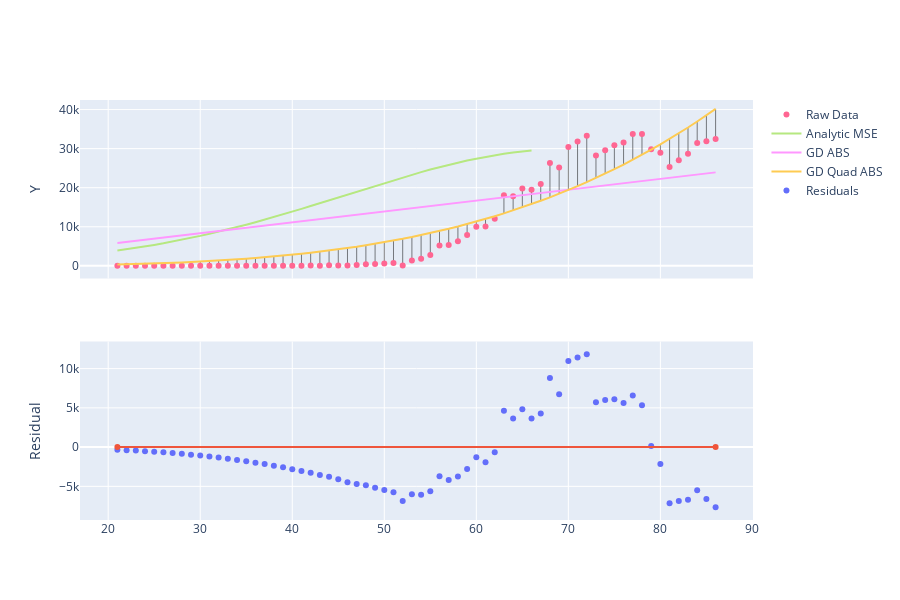

The code cell stored with this chart in its notebook:
### Code cell
y_hat = p12_model(tx).detach().numpy().flatten()

gd_quad_abs_line = go.Scatter(x=x, y=y_hat, name="GD Quad ABS")
fig = make_subplots(rows=2, cols=1, shared_xaxes=True)
for t in residual_lines(x,y,y_hat) + [raw_data_plot, analytic_mse_line, gd_abs_line, gd_quad_abs_line]:
    fig.add_trace(t, row=1,col=1)
fig.add_trace(go.Scatter(x=x, y = y - y_hat , mode='markers', name='Residuals'), row=2, col=1)
fig.add_trace(go.Scatter(x=[x.min(), x.max()], y = [0,0], showlegend=False), row=2, col=1)
fig.update_yaxes(title_text="Y", row=1, col=1)
fig.update_yaxes(title_text="Residual", row=2, col=1)
fig.update_layout(height=600)

### Figure 1 — Plotly figure (JSON) as saved in the notebook; plotly's stock layout.template omitted (floating-point values rounded to 4 significant figures)
{"data": [{"line": {"color": "black", "width": 0.5}, "mode": "lines", "showlegend": false, "type": "scatter", "x": [21, 21], "xaxis": "x", "y": [1, 331.4], "yaxis": "y"}, {"line": {"color": "black", "width": 0.5}, "mode": "lines", "showlegend": false, "type": "scatter", "x": [22, 22], "xaxis": "x", "y": [0, 386.1], "yaxis": "y"}, {"line": {"color": "black", "width": 0.5}, "mode": "lines", "showlegend": false, "type": "scatter", "x": [23, 23], "xaxis": "x", "y": [0, 446.9], "yaxis": "y"}, {"line": {"color": "black", "width": 0.5}, "mode": "lines", "showlegend": false, "type": "scatter", "x": [24, 24], "xaxis": "x", "y": [0, 514.2], "yaxis": "y"}, {"line": {"color": "black", "width": 0.5}, "mode": "lines", "showlegend": false, "type": "scatter", "x": [25, 25], "xaxis": "x", "y": [0, 588.3], "yaxis": "y"}, {"line": {"color": "black", "width": 0.5}, "mode": "lines", "showlegend": false, "type": "scatter", "x": [26, 26], "xaxis": "x", "y": [0, 669.7], "yaxis": "y"}, {"line": {"color": "black", "width": 0.5}, "mode": "lines", "showlegend": false, "type": "scatter", "x": [27, 27], "xaxis": "x", "y": [0, 758.8], "yaxis": "y"}, {"line": {"color": "black", "width": 0.5}, "mode": "lines", "showlegend": false, "type": "scatter", "x": [28, 28], "xaxis": "x", "y": [0, 856.1], "yaxis": "y"}, {"line": {"color": "black", "width": 0.5}, "mode": "lines", "showlegend": false, "type": "scatter", "x": [29, 29], "xaxis": "x", "y": [2, 961.9], "yaxis": "y"}, {"line": {"color": "black", "width": 0.5}, "mode": "lines", "showlegend": false, "type": "scatter", "x": [30, 30], "xaxis": "x", "y": [0, 1077.0], "yaxis": "y"}, {"line": {"color": "black", "width": 0.5}, "mode": "lines", "showlegend": false, "type": "scatter", "x": [31, 31], "xaxis": "x", "y": [0, 1201.0], "yaxis": "y"}, {"line": {"color": "black", "width": 0.5}, "mode": "lines", "showlegend": false, "type": "scatter", "x": [32, 32], "xaxis": "x", "y": [0, 1335.0], "yaxis": "y"}, {"line": {"color": "black", "width": 0.5}, "mode": "lines", "showlegend": false, "type": "scatter", "x": [33, 33], "xaxis": "x", "y": [0, 1480.0], "yaxis": "y"}, {"line": {"color": "black", "width": 0.5}, "mode": "lines", "showlegend": false, "type": "scatter", "x": [34, 34], "xaxis": "x", "y": [0, 1635.0], "yaxis": "y"}, {"line": {"color": "black", "width": 0.5}, "mode": "lines", "showlegend": false, "type": "scatter", "x": [35, 35], "xaxis": "x", "y": [1, 1802.0], "yaxis": "y"}, {"line": {"color": "black", "width": 0.5}, "mode": "lines", "showlegend": false, "type": "scatter", "x": [36, 36], "xaxis": "x", "y": [0, 1981.0], "yaxis": "y"}, {"line": {"color": "black", "width": 0.5}, "mode": "lines", "showlegend": false, "type": "scatter", "x": [37, 37], "xaxis": "x", "y": [8, 2172.0], "yaxis": "y"}, {"line": {"color": "black", "width": 0.5}, "mode": "lines", "showlegend": false, "type": "scatter", "x": [38, 38], "xaxis": "x", "y": [6, 2377.0], "yaxis": "y"}, {"line": {"color": "black", "width": 0.5}, "mode": "lines", "showlegend": false, "type": "scatter", "x": [39, 39], "xaxis": "x", "y": [23, 2594.0], "yaxis": "y"}, {"line": {"color": "black", "width": 0.5}, "mode": "lines", "showlegend": false, "type": "scatter", "x": [40, 40], "xaxis": "x", "y": [20, 2826.0], "yaxis": "y"}, {"line": {"color": "black", "width": 0.5}, "mode": "lines", "showlegend": false, "type": "scatter", "x": [41, 41], "xaxis": "x", "y": [31, 3072.0], "yaxis": "y"}, {"line": {"color": "black", "width": 0.5}, "mode": "lines", "showlegend": false, "type": "scatter", "x": [42, 42], "xaxis": "x", "y": [68, 3334.0], "yaxis": "y"}, {"line": {"color": "black", "width": 0.5}, "mode": "lines", "showlegend": false, "type": "scatter", "x": [43, 43], "xaxis": "x", "y": [45, 3611.0], "yaxis": "y"}, {"line": {"color": "black", "width": 0.5}, "mode": "lines", "showlegend": false, "type": "scatter", "x": [44, 44], "xaxis": "x", "y": [119, 3905.0], "yaxis": "y"}, {"line": {"color": "black", "width": 0.5}, "mode": "lines", "showlegend": false, "type": "scatter", "x": [45, 45], "xaxis": "x", "y": [114, 4215.0], "yaxis": "y"}, {"line": {"color": "black", "width": 0.5}, "mode": "lines", "showlegend": false, "type": "scatter", "x": [46, 46], "xaxis": "x", "y": [64, 4543.0], "yaxis": "y"}, {"line": {"color": "black", "width": 0.5}, "mode": "lines", "showlegend": false, "type": "scatter", "x": [47, 47], "xaxis": "x", "y": [194, 4889.0], "yaxis": "y"}, {"line": {"color": "black", "width": 0.5}, "mode": "lines", "showlegend": false, "type": "scatter", "x": [48, 48], "xaxis": "x", "y": [397, 5254.0], "yaxis": "y"}, {"line": {"color": "black", "width": 0.5}, "mode": "lines", "showlegend": false, "type": "scatter", "x": [49, 49], "xaxis": "x", "y": [452, 5638.0], "yaxis": "y"}, {"line": {"color": "black", "width": 0.5}, "mode": "lines", "showlegend": false, "type": "scatter", "x": [50, 50], "xaxis": "x", "y": [590, 6042.0], "yaxis": "y"}, {"line": {"color": "black", "width": 0.5}, "mode": "lines", "showlegend": false, "type": "scatter", "x": [51, 51], "xaxis": "x", "y": [710, 6467.0], "yaxis": "y"}, {"line": {"color": "black", "width": 0.5}, "mode": "lines", "showlegend": false, "type": "scatter", "x": [52, 52], "xaxis": "x", "y": [61, 6913.0], "yaxis": "y"}, {"line": {"color": "black", "width": 0.5}, "mode": "lines", "showlegend": false, "type": "scatter", "x": [53, 53], "xaxis": "x", "y": [1389, 7381.0], "yaxis": "y"}, {"line": {"color": "black", "width": 0.5}, "mode": "lines", "showlegend": false, "type": "scatter", "x": [54, 54], "xaxis": "x", "y": [1789, 7872.0], "yaxis": "y"}, {"line": {"color": "black", "width": 0.5}, "mode": "lines", "showlegend": false, "type": "scatter", "x": [55, 55], "xaxis": "x", "y": [2777, 8387.0], "yaxis": "y"}, {"line": {"color": "black", "width": 0.5}, "mode": "lines", "showlegend": false, "type": "scatter", "x": [56, 56], "xaxis": "x", "y": [5221, 8925.0], "yaxis": "y"}, {"line": {"color": "black", "width": 0.5}, "mode": "lines", "showlegend": false, "type": "scatter", "x": [57, 57], "xaxis": "x", "y": [5309, 9488.0], "yaxis": "y"}, {"line": {"color": "black", "width": 0.5}, "mode": "lines", "showlegend": false, "type": "scatter", "x": [58, 58], "xaxis": "x", "y": [6322, 10080.0], "yaxis": "y"}, {"line": {"color": "black", "width": 0.5}, "mode": "lines", "showlegend": false, "type": "scatter", "x": [59, 59], "xaxis": "x", "y": [7909, 10690.0], "yaxis": "y"}, {"line": {"color": "black", "width": 0.5}, "mode": "lines", "showlegend": false, "type": "scatter", "x": [60, 60], "xaxis": "x", "y": [10029, 11330.0], "yaxis": "y"}, {"line": {"color": "black", "width": 0.5}, "mode": "lines", "showlegend": false, "type": "scatter", "x": [61, 61], "xaxis": "x", "y": [10073, 12000.0], "yaxis": "y"}, {"line": {"color": "black", "width": 0.5}, "mode": "lines", "showlegend": false, "type": "scatter", "x": [62, 62], "xaxis": "x", "y": [12042, 12700.0], "yaxis": "y"}, {"line": {"color": "black", "width": 0.5}, "mode": "lines", "showlegend": false, "type": "scatter", "x": [63, 63], "xaxis": "x", "y": [18058, 13430.0], "yaxis": "y"}, {"line": {"color": "black", "width": 0.5}, "mode": "lines", "showlegend": false, "type": "scatter", "x": [64, 64], "xaxis": "x", "y": [17821, 14190.0], "yaxis": "y"}, {"line": {"color": "black", "width": 0.5}, "mode": "lines", "showlegend": false, "type": "scatter", "x": [65, 65], "xaxis": "x", "y": [19808, 14980.0], "yaxis": "y"}, {"line": {"color": "black", "width": 0.5}, "mode": "lines", "showlegend": false, "type": "scatter", "x": [66, 66], "xaxis": "x", "y": [19444, 15800.0], "yaxis": "y"}, {"line": {"color": "black", "width": 0.5}, "mode": "lines", "showlegend": false, "type": "scatter", "x": [67, 67], "xaxis": "x", "y": [20922, 16650.0], "yaxis": "y"}, {"line": {"color": "black", "width": 0.5}, "mode": "lines", "showlegend": false, "type": "scatter", "x": [68, 68], "xaxis": "x", "y": [26341, 17530.0], "yaxis": "y"}, {"line": {"color": "black", "width": 0.5}, "mode": "lines", "showlegend": false, "type": "scatter", "x": [69, 69], "xaxis": "x", "y": [25200, 18450.0], "yaxis": "y"}, {"line": {"color": "black", "width": 0.5}, "mode": "lines", "showlegend": false, "type": "scatter", "x": [70, 70], "xaxis": "x", "y": [30390, 19410.0], "yaxis": "y"}, {"line": {"color": "black", "width": 0.5}, "mode": "lines", "showlegend": false, "type": "scatter", "x": [71, 71], "xaxis": "x", "y": [31824, 20400.0], "yaxis": "y"}, {"line": {"color": "black", "width": 0.5}, "mode": "lines", "showlegend": false, "type": "scatter", "x": [72, 72], "xaxis": "x", "y": [33267, 21430.0], "yaxis": "y"}, {"line": {"color": "black", "width": 0.5}, "mode": "lines", "showlegend": false, "type": "scatter", "x": [73, 73], "xaxis": "x", "y": [28219, 22490.0], "yaxis": "y"}, {"line": {"color": "black", "width": 0.5}, "mode": "lines", "showlegend": false, "type": "scatter", "x": [74, 74], "xaxis": "x", "y": [29595, 23600.0], "yaxis": "y"}, {"line": {"color": "black", "width": 0.5}, "mode": "lines", "showlegend": false, "type": "scatter", "x": [75, 75], "xaxis": "x", "y": [30838, 24740.0], "yaxis": "y"}, {"line": {"color": "black", "width": 0.5}, "mode": "lines", "showlegend": false, "type": "scatter", "x": [76, 76], "xaxis": "x", "y": [31547, 25920.0], "yaxis": "y"}, {"line": {"color": "black", "width": 0.5}, "mode": "lines", "showlegend": false, "type": "scatter", "x": [77, 77], "xaxis": "x", "y": [33728, 27140.0], "yaxis": "y"}, {"line": {"color": "black", "width": 0.5}, "mode": "lines", "showlegend": false, "type": "scatter", "x": [78, 78], "xaxis": "x", "y": [33755, 28410.0], "yaxis": "y"}, {"line": {"color": "black", "width": 0.5}, "mode": "lines", "showlegend": false, "type": "scatter", "x": [79, 79], "xaxis": "x", "y": [29861, 29720.0], "yaxis": "y"}, {"line": {"color": "black", "width": 0.5}, "mode": "lines", "showlegend": false, "type": "scatter", "x": [80, 80], "xaxis": "x", "y": [28917, 31070.0], "yaxis": "y"}, {"line": {"color": "black", "width": 0.5}, "mode": "lines", "showlegend": false, "type": "scatter", "x": [81, 81], "xaxis": "x", "y": [25306, 32470.0], "yaxis": "y"}, {"line": {"color": "black", "width": 0.5}, "mode": "lines", "showlegend": false, "type": "scatter", "x": [82, 82], "xaxis": "x", "y": [27051, 33910.0], "yaxis": "y"}, {"line": {"color": "black", "width": 0.5}, "mode": "lines", "showlegend": false, "type": "scatter", "x": [83, 83], "xaxis": "x", "y": [28680, 35400.0], "yaxis": "y"}, {"line": {"color": "black", "width": 0.5}, "mode": "lines", "showlegend": false, "type": "scatter", "x": [84, 84], "xaxis": "x", "y": [31451, 36940.0], "yaxis": "y"}, {"line": {"color": "black", "width": 0.5}, "mode": "lines", "showlegend": false, "type": "scatter", "x": [85, 85], "xaxis": "x", "y": [31905, 38530.0], "yaxis": "y"}, {"line": {"color": "black", "width": 0.5}, "mode": "lines", "showlegend": false, "type": "scatter", "x": [86, 86], "xaxis": "x", "y": [32491, 40160.0], "yaxis": "y"}, {"mode": "markers", "name": "Raw Data", "type": "scatter", "x": [21, 22, 23, 24, 25, 26, 27, 28, 29, 30, 31, 32, 33, 34, 35, 36, 37, 38, 39, 40, 41, 42, 43, 44, 45, 46, 47, 48, 49, 50, 51, 52, 53, 54, 55, 56, 57, 58, 59, 60, 61, 62, 63, 64, 65, 66, 67, 68, 69, 70, 71, 72, 73, 74, 75, 76, 77, 78, 79, 80, 81, 82, 83, 84, 85, 86], "xaxis": "x", "y": [1, 0, 0, 0, 0, 0, 0, 0, 2, 0, 0, 0, 0, 0, 1, 0, 8, 6, 23, 20, 31, 68, 45, 119, 114, 64, 194, 397, 452, 590, 710, 61, 1389, 1789, 2777, 5221, 5309, 6322, 7909, 10029, 10073, 12042, 18058, 17821, 19808, 19444, 20922, 26341, 25200, 30390, 31824, 33267, 28219, 29595, 30838, 31547, 33728, 33755, 29861, 28917, 25306, 27051, 28680, 31451, 31905, 32491], "yaxis": "y"}, {"name": "Analytic MSE", "type": "scatter", "x": [21, 22, 23, 24, 25, 26, 27, 28, 29, 30, 31, 32, 33, 34, 35, 36, 37, 38, 39, 40, 41, 42, 43, 44, 45, 46, 47, 48, 49, 50, 51, 52, 53, 54, 55, 56, 57, 58, 59, 60, 61, 62, 63, 64, 65, 66, 67, 68, 69, 70, 71, 72, 73, 74, 75, 76, 77, 78, 79, 80, 81, 82, 83, 84, 85, 86], "xaxis": "x", "y": [3898.0, 4231.0, 4584.0, 4959.0, 5355.0, 5773.0, 6214.0, 6677.0, 7162.0, 7670.0, 8200.0, 8752.0, 9325.0, 9919.0, 10530.0, 11170.0, 11820.0, 12490.0, 13170.0, 13870.0, 14580.0, 15310.0, 16040.0, 16780.0, 17520.0, 18260.0, 19010.0, 19750.0, 20490.0, 21220.0, 21930.0, 22640.0, 23320.0, 23990.0, 24640.0, 25260.0, 25850.0, 26410.0, 26940.0, 27440.0, 27890.0, 28310.0, 28680.0, 29010.0, 29300.0, 29530.0], "yaxis": "y"}, {"name": "GD ABS", "type": "scatter", "x": [21, 22, 23, 24, 25, 26, 27, 28, 29, 30, 31, 32, 33, 34, 35, 36, 37, 38, 39, 40, 41, 42, 43, 44, 45, 46, 47, 48, 49, 50, 51, 52, 53, 54, 55, 56, 57, 58, 59, 60, 61, 62, 63, 64, 65, 66, 67, 68, 69, 70, 71, 72, 73, 74, 75, 76, 77, 78, 79, 80, 81, 82, 83, 84, 85, 86], "xaxis": "x", "y": [5822.0, 6101.0, 6379.0, 6658.0, 6936.0, 7214.0, 7493.0, 7771.0, 8050.0, 8328.0, 8607.0, 8885.0, 9164.0, 9442.0, 9721.0, 9999.0, 10280.0, 10560.0, 10830.0, 11110.0, 11390.0, 11670.0, 11950.0, 12230.0, 12510.0, 12780.0, 13060.0, 13340.0, 13620.0, 13900.0, 14180.0, 14450.0, 14730.0, 15010.0, 15290.0, 15570.0, 15850.0, 16130.0, 16400.0, 16680.0, 16960.0, 17240.0, 17520.0, 17800.0, 18070.0, 18350.0, 18630.0, 18910.0, 19190.0, 19470.0, 19740.0, 20020.0, 20300.0, 20580.0, 20860.0, 21140.0, 21420.0, 21690.0, 21970.0, 22250.0, 22530.0, 22810.0, 23090.0, 23360.0, 23640.0, 23920.0], "yaxis": "y"}, {"name": "GD Quad ABS", "type": "scatter", "x": [21, 22, 23, 24, 25, 26, 27, 28, 29, 30, 31, 32, 33, 34, 35, 36, 37, 38, 39, 40, 41, 42, 43, 44, 45, 46, 47, 48, 49, 50, 51, 52, 53, 54, 55, 56, 57, 58, 59, 60, 61, 62, 63, 64, 65, 66, 67, 68, 69, 70, 71, 72, 73, 74, 75, 76, 77, 78, 79, 80, 81, 82, 83, 84, 85, 86], "xaxis": "x", "y": [331.4, 386.1, 446.9, 514.2, 588.3, 669.7, 758.8, 856.1, 961.9, 1077.0, 1201.0, 1335.0, 1480.0, 1635.0, 1802.0, 1981.0, 2172.0, 2377.0, 2594.0, 2826.0, 3072.0, 3334.0, 3611.0, 3905.0, 4215.0, 4543.0, 4889.0, 5254.0, 5638.0, 6042.0, 6467.0, 6913.0, 7381.0, 7872.0, 8387.0, 8925.0, 9488.0, 10080.0, 10690.0, 11330.0, 12000.0, 12700.0, 13430.0, 14190.0, 14980.0, 15800.0, 16650.0, 17530.0, 18450.0, 19410.0, 20400.0, 21430.0, 22490.0, 23600.0, 24740.0, 25920.0, 27140.0, 28410.0, 29720.0, 31070.0, 32470.0, 33910.0, 35400.0, 36940.0, 38530.0, 40160.0], "yaxis": "y"}, {"mode": "markers", "name": "Residuals", "type": "scatter", "x": [21, 22, 23, 24, 25, 26, 27, 28, 29, 30, 31, 32, 33, 34, 35, 36, 37, 38, 39, 40, 41, 42, 43, 44, 45, 46, 47, 48, 49, 50, 51, 52, 53, 54, 55, 56, 57, 58, 59, 60, 61, 62, 63, 64, 65, 66, 67, 68, 69, 70, 71, 72, 73, 74, 75, 76, 77, 78, 79, 80, 81, 82, 83, 84, 85, 86], "xaxis": "x2", "y": [-330.4, -386.1, -446.9, -514.2, -588.3, -669.7, -758.8, -856.1, -959.9, -1077.0, -1201.0, -1335.0, -1480.0, -1635.0, -1801.0, -1981.0, -2164.0, -2371.0, -2571.0, -2806.0, -3041.0, -3266.0, -3566.0, -3786.0, -4101.0, -4479.0, -4695.0, -4857.0, -5186.0, -5452.0, -5757.0, -6852.0, -5992.0, -6083.0, -5610.0, -3704.0, -4179.0, -3755.0, -2783.0, -1305.0, -1931.0, -660.3, 4628.0, 3634.0, 4832.0, 3648.0, 4273.0, 8806.0, 6746.0, 10980.0, 11420.0, 11840.0, 5727.0, 5999.0, 6100.0, 5626.0, 6583.0, 5344.0, 141.5, -2155.0, -7164.0, -6862.0, -6723.0, -5490.0, -6622.0, -7672.0], "yaxis": "y2"}, {"showlegend": false, "type": "scatter", "x": [21, 86], "xaxis": "x2", "y": [0, 0], "yaxis": "y2"}], "layout": {"height": 600, "xaxis": {"anchor": "y", "domain": [0, 1], "matches": "x2", "showticklabels": false}, "xaxis2": {"anchor": "y2", "domain": [0, 1]}, "yaxis": {"anchor": "x", "domain": [0.575, 1], "title": {"text": "Y"}}, "yaxis2": {"anchor": "x2", "domain": [0, 0.425], "title": {"text": "Residual"}}}}
